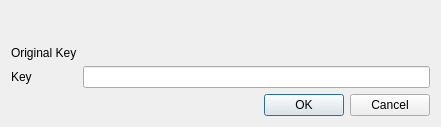
<?xml version="1.0" encoding="UTF-8"?>
<ui version="4.0">
 <class>KeyRenameDialog</class>
 <widget class="QDialog" name="KeyRenameDialog">
  <property name="geometry">
   <rect>
    <x>0</x>
    <y>0</y>
    <width>441</width>
    <height>127</height>
   </rect>
  </property>
  <property name="windowTitle">
   <string>Rename Dialog</string>
  </property>
  <layout class="QGridLayout" name="gridLayout">
   <item row="1" column="0">
    <layout class="QFormLayout" name="formLayout">
     <property name="fieldGrowthPolicy">
      <enum>QFormLayout::ExpandingFieldsGrow</enum>
     </property>
     <property name="labelAlignment">
      <set>Qt::AlignLeading|Qt::AlignLeft|Qt::AlignVCenter</set>
     </property>
     <item row="0" column="0">
      <widget class="QLabel" name="label_2">
       <property name="text">
        <string>Original Key</string>
       </property>
      </widget>
     </item>
     <item row="1" column="0">
      <widget class="QLabel" name="label">
       <property name="text">
        <string>Key</string>
       </property>
      </widget>
     </item>
     <item row="1" column="1">
      <widget class="QLineEdit" name="keyNameLineEdit"/>
     </item>
     <item row="0" column="1">
      <widget class="QLabel" name="keyField">
       <property name="text">
        <string/>
       </property>
      </widget>
     </item>
    </layout>
   </item>
   <item row="2" column="0">
    <widget class="QDialogButtonBox" name="buttonBox">
     <property name="cursor">
      <cursorShape>PointingHandCursor</cursorShape>
     </property>
     <property name="orientation">
      <enum>Qt::Horizontal</enum>
     </property>
     <property name="standardButtons">
      <set>QDialogButtonBox::Cancel|QDialogButtonBox::Ok</set>
     </property>
    </widget>
   </item>
   <item row="0" column="0">
    <widget class="QWidget" name="messageWidget" native="true"/>
   </item>
  </layout>
 </widget>
 <resources/>
 <connections>
  <connection>
   <sender>buttonBox</sender>
   <signal>accepted()</signal>
   <receiver>KeyRenameDialog</receiver>
   <slot>accept()</slot>
   <hints>
    <hint type="sourcelabel">
     <x>248</x>
     <y>254</y>
    </hint>
    <hint type="destinationlabel">
     <x>157</x>
     <y>274</y>
    </hint>
   </hints>
  </connection>
  <connection>
   <sender>buttonBox</sender>
   <signal>rejected()</signal>
   <receiver>KeyRenameDialog</receiver>
   <slot>reject()</slot>
   <hints>
    <hint type="sourcelabel">
     <x>316</x>
     <y>260</y>
    </hint>
    <hint type="destinationlabel">
     <x>286</x>
     <y>274</y>
    </hint>
   </hints>
  </connection>
 </connections>
</ui>
